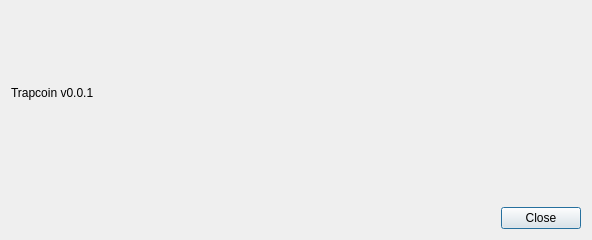
<?xml version="1.0" encoding="UTF-8"?>
<ui version="4.0">
 <class>AboutDialog</class>
 <widget class="QDialog" name="AboutDialog">
  <property name="geometry">
   <rect>
    <x>0</x>
    <y>0</y>
    <width>592</width>
    <height>240</height>
   </rect>
  </property>
  <property name="sizePolicy">
   <sizepolicy hsizetype="Fixed" vsizetype="Fixed">
    <horstretch>0</horstretch>
    <verstretch>0</verstretch>
   </sizepolicy>
  </property>
  <property name="minimumSize">
   <size>
    <width>592</width>
    <height>240</height>
   </size>
  </property>
  <property name="maximumSize">
   <size>
    <width>592</width>
    <height>240</height>
   </size>
  </property>
  <property name="windowTitle">
   <string>About %1</string>
  </property>
  <layout class="QVBoxLayout" name="verticalLayout" stretch="0,0">
   <item>
    <widget class="QLabel" name="m_aboutLabel">
     <property name="sizePolicy">
      <sizepolicy hsizetype="Preferred" vsizetype="Expanding">
       <horstretch>0</horstretch>
       <verstretch>0</verstretch>
      </sizepolicy>
     </property>
     <property name="text">
      <string>&lt;html&gt;&lt;head/&gt;&lt;body&gt;&lt;p&gt;Trapcoin v0.0.1&lt;/p&gt;&lt;p&gt;</string>
     </property>
     <property name="textFormat">
      <enum>Qt::RichText</enum>
     </property>
     <property name="wordWrap">
      <bool>true</bool>
     </property>
     <property name="openExternalLinks">
      <bool>true</bool>
     </property>
    </widget>
   </item>
   <item>
    <layout class="QHBoxLayout" name="horizontalLayout">
     <item>
      <spacer name="horizontalSpacer">
       <property name="orientation">
        <enum>Qt::Horizontal</enum>
       </property>
       <property name="sizeHint" stdset="0">
        <size>
         <width>40</width>
         <height>20</height>
        </size>
       </property>
      </spacer>
     </item>
     <item>
      <widget class="QPushButton" name="m_closeButton">
       <property name="text">
        <string>Close</string>
       </property>
      </widget>
     </item>
    </layout>
   </item>
  </layout>
 </widget>
 <resources/>
 <connections>
  <connection>
   <sender>m_closeButton</sender>
   <signal>clicked()</signal>
   <receiver>AboutDialog</receiver>
   <slot>accept()</slot>
   <hints>
    <hint type="sourcelabel">
     <x>538</x>
     <y>285</y>
    </hint>
    <hint type="destinationlabel">
     <x>294</x>
     <y>156</y>
    </hint>
   </hints>
  </connection>
 </connections>
</ui>
